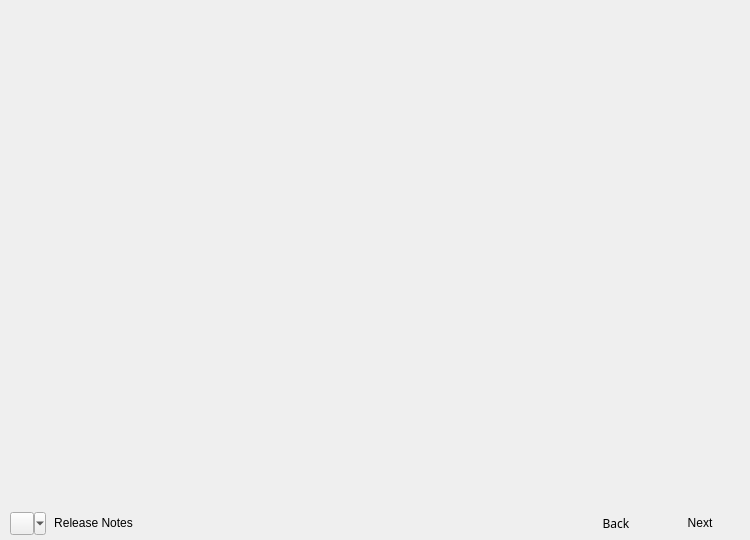
<?xml version="1.0" encoding="UTF-8"?>
<ui version="4.0">
 <class>YaliMain</class>
 <widget class="QWidget" name="YaliMain">
  <property name="geometry">
   <rect>
    <x>0</x>
    <y>0</y>
    <width>750</width>
    <height>540</height>
   </rect>
  </property>
  <property name="windowTitle">
   <string>Yali</string>
  </property>
  <property name="styleSheet">
   <string notr="true"/>
  </property>
  <layout class="QGridLayout" name="gridLayout_3">
   <property name="margin">
    <number>0</number>
   </property>
   <item row="0" column="0">
    <widget class="QWidget" name="Yali" native="true">
     <property name="styleSheet">
      <string notr="true"/>
     </property>
     <layout class="QGridLayout" name="gridLayout_2">
      <property name="margin">
       <number>0</number>
      </property>
      <property name="spacing">
       <number>0</number>
      </property>
      <item row="1" column="0">
       <layout class="QHBoxLayout" name="screenContainer">
        <property name="spacing">
         <number>0</number>
        </property>
        <item>
         <widget class="QScrollArea" name="mainContent">
          <property name="minimumSize">
           <size>
            <width>0</width>
            <height>0</height>
           </size>
          </property>
          <property name="frameShape">
           <enum>QFrame::NoFrame</enum>
          </property>
          <property name="lineWidth">
           <number>0</number>
          </property>
          <property name="widgetResizable">
           <bool>true</bool>
          </property>
          <property name="alignment">
           <set>Qt::AlignCenter</set>
          </property>
          <widget class="QWidget" name="scrollAreaWidgetContents">
           <property name="geometry">
            <rect>
             <x>0</x>
             <y>0</y>
             <width>748</width>
             <height>380</height>
            </rect>
           </property>
           <layout class="QGridLayout" name="gridLayout">
            <property name="margin">
             <number>0</number>
            </property>
            <property name="spacing">
             <number>0</number>
            </property>
            <item row="0" column="0">
             <widget class="QStackedWidget" name="mainStack">
              <property name="autoFillBackground">
               <bool>false</bool>
              </property>
              <property name="styleSheet">
               <string notr="true"/>
              </property>
              <property name="currentIndex">
               <number>0</number>
              </property>
              <widget class="QWidget" name="page">
               <property name="enabled">
                <bool>true</bool>
               </property>
              </widget>
             </widget>
            </item>
           </layout>
          </widget>
         </widget>
        </item>
       </layout>
      </item>
      <item row="2" column="0">
       <widget class="QFrame" name="menuContainer">
        <property name="autoFillBackground">
         <bool>false</bool>
        </property>
        <property name="styleSheet">
         <string notr="true"/>
        </property>
        <property name="frameShape">
         <enum>QFrame::NoFrame</enum>
        </property>
        <property name="frameShadow">
         <enum>QFrame::Raised</enum>
        </property>
        <layout class="QHBoxLayout">
         <property name="spacing">
          <number>4</number>
         </property>
         <property name="leftMargin">
          <number>10</number>
         </property>
         <property name="topMargin">
          <number>4</number>
         </property>
         <property name="rightMargin">
          <number>10</number>
         </property>
         <property name="bottomMargin">
          <number>4</number>
         </property>
         <item>
          <widget class="QToolButton" name="system_menu">
           <property name="styleSheet">
            <string notr="true"/>
           </property>
           <property name="text">
            <string/>
           </property>
           <property name="icon">
            <iconset resource="/usr/share/yali/theme/pisilinux/data.qrc">
             <normaloff>:/images/system-shutdown.png</normaloff>:/images/system-shutdown.png</iconset>
           </property>
           <property name="popupMode">
            <enum>QToolButton::MenuButtonPopup</enum>
           </property>
          </widget>
         </item>
         <item>
          <widget class="QPushButton" name="releaseNotes">
           <property name="focusPolicy">
            <enum>Qt::TabFocus</enum>
           </property>
           <property name="text">
            <string>Release Notes</string>
           </property>
           <property name="flat">
            <bool>true</bool>
           </property>
          </widget>
         </item>
         <item>
          <spacer>
           <property name="orientation">
            <enum>Qt::Horizontal</enum>
           </property>
           <property name="sizeHint" stdset="0">
            <size>
             <width>40</width>
             <height>20</height>
            </size>
           </property>
          </spacer>
         </item>
         <item>
          <widget class="QPushButton" name="buttonBack">
           <property name="minimumSize">
            <size>
             <width>70</width>
             <height>0</height>
            </size>
           </property>
           <property name="font">
            <font>
             <family>Sans Serif</family>
            </font>
           </property>
           <property name="focusPolicy">
            <enum>Qt::TabFocus</enum>
           </property>
           <property name="toolTip">
            <string>Previous Screen</string>
           </property>
           <property name="layoutDirection">
            <enum>Qt::LeftToRight</enum>
           </property>
           <property name="text">
            <string>Back</string>
           </property>
           <property name="icon">
            <iconset resource="/usr/share/yali/theme/pisilinux/data.qrc">
             <normaloff>:/gui/pics/arrow-left.png</normaloff>:/gui/pics/arrow-left.png</iconset>
           </property>
           <property name="checkable">
            <bool>false</bool>
           </property>
           <property name="checked">
            <bool>false</bool>
           </property>
           <property name="flat">
            <bool>true</bool>
           </property>
          </widget>
         </item>
         <item>
          <widget class="QPushButton" name="buttonNext">
           <property name="minimumSize">
            <size>
             <width>70</width>
             <height>0</height>
            </size>
           </property>
           <property name="focusPolicy">
            <enum>Qt::TabFocus</enum>
           </property>
           <property name="toolTip">
            <string>Next Screen</string>
           </property>
           <property name="layoutDirection">
            <enum>Qt::RightToLeft</enum>
           </property>
           <property name="text">
            <string>Next</string>
           </property>
           <property name="icon">
            <iconset resource="/usr/share/yali/theme/pisilinux/data.qrc">
             <normaloff>:/gui/pics/arrow-right.png</normaloff>:/gui/pics/arrow-right.png</iconset>
           </property>
           <property name="flat">
            <bool>true</bool>
           </property>
          </widget>
         </item>
        </layout>
       </widget>
      </item>
      <item row="0" column="0">
       <widget class="QFrame" name="headContainer">
        <property name="sizePolicy">
         <sizepolicy hsizetype="Expanding" vsizetype="Maximum">
          <horstretch>0</horstretch>
          <verstretch>0</verstretch>
         </sizepolicy>
        </property>
        <property name="autoFillBackground">
         <bool>false</bool>
        </property>
        <property name="frameShape">
         <enum>QFrame::NoFrame</enum>
        </property>
        <property name="frameShadow">
         <enum>QFrame::Raised</enum>
        </property>
        <layout class="QGridLayout">
         <property name="horizontalSpacing">
          <number>10</number>
         </property>
         <property name="verticalSpacing">
          <number>0</number>
         </property>
         <property name="margin">
          <number>10</number>
         </property>
         <item row="0" column="0">
          <widget class="QLabel" name="screenIcon">
           <property name="sizePolicy">
            <sizepolicy hsizetype="Fixed" vsizetype="Expanding">
             <horstretch>0</horstretch>
             <verstretch>0</verstretch>
            </sizepolicy>
           </property>
           <property name="minimumSize">
            <size>
             <width>32</width>
             <height>32</height>
            </size>
           </property>
           <property name="maximumSize">
            <size>
             <width>32</width>
             <height>32</height>
            </size>
           </property>
           <property name="text">
            <string/>
           </property>
           <property name="pixmap">
            <pixmap resource="/usr/share/yali/theme/pisilinux/data.qrc">:/gui/pics/media-optical-small.png</pixmap>
           </property>
           <property name="scaledContents">
            <bool>true</bool>
           </property>
           <property name="alignment">
            <set>Qt::AlignLeading|Qt::AlignLeft|Qt::AlignTop</set>
           </property>
          </widget>
         </item>
         <item row="0" column="3">
          <widget class="QLabel" name="label_4">
           <property name="sizePolicy">
            <sizepolicy hsizetype="Preferred" vsizetype="Preferred">
             <horstretch>0</horstretch>
             <verstretch>0</verstretch>
            </sizepolicy>
           </property>
           <property name="minimumSize">
            <size>
             <width>134</width>
             <height>36</height>
            </size>
           </property>
           <property name="maximumSize">
            <size>
             <width>16777215</width>
             <height>16777215</height>
            </size>
           </property>
           <property name="pixmap">
            <pixmap resource="/usr/share/yali/theme/pisilinux/data.qrc">:/gui/pics/logo-on-black.png</pixmap>
           </property>
           <property name="scaledContents">
            <bool>false</bool>
           </property>
           <property name="alignment">
            <set>Qt::AlignLeading|Qt::AlignLeft|Qt::AlignVCenter</set>
           </property>
          </widget>
         </item>
         <item row="0" column="1">
          <layout class="QVBoxLayout" name="verticalLayout">
           <item>
            <layout class="QHBoxLayout" name="horizontalLayout">
             <property name="spacing">
              <number>10</number>
             </property>
             <item>
              <widget class="QLabel" name="screenName">
               <property name="font">
                <font>
                 <family>Sans Serif</family>
                 <pointsize>15</pointsize>
                 <weight>50</weight>
                 <italic>false</italic>
                 <bold>false</bold>
                 <underline>false</underline>
                 <kerning>true</kerning>
                </font>
               </property>
               <property name="styleSheet">
                <string notr="true"/>
               </property>
               <property name="text">
                <string/>
               </property>
               <property name="textFormat">
                <enum>Qt::RichText</enum>
               </property>
               <property name="alignment">
                <set>Qt::AlignLeading|Qt::AlignLeft|Qt::AlignVCenter</set>
               </property>
              </widget>
             </item>
             <item>
              <widget class="QPushButton" name="toggleHelp">
               <property name="sizePolicy">
                <sizepolicy hsizetype="Fixed" vsizetype="Maximum">
                 <horstretch>0</horstretch>
                 <verstretch>0</verstretch>
                </sizepolicy>
               </property>
               <property name="maximumSize">
                <size>
                 <width>26</width>
                 <height>16777215</height>
                </size>
               </property>
               <property name="focusPolicy">
                <enum>Qt::TabFocus</enum>
               </property>
               <property name="styleSheet">
                <string/>
               </property>
               <property name="text">
                <string/>
               </property>
               <property name="icon">
                <iconset resource="/usr/share/yali/theme/pisilinux/data.qrc">
                 <normaloff>:/gui/pics/system-help.png</normaloff>:/gui/pics/system-help.png</iconset>
               </property>
               <property name="checkable">
                <bool>true</bool>
               </property>
               <property name="checked">
                <bool>false</bool>
               </property>
               <property name="default">
                <bool>false</bool>
               </property>
               <property name="flat">
                <bool>true</bool>
               </property>
              </widget>
             </item>
             <item>
              <spacer name="horizontalSpacer_2">
               <property name="orientation">
                <enum>Qt::Horizontal</enum>
               </property>
               <property name="sizeHint" stdset="0">
                <size>
                 <width>40</width>
                 <height>20</height>
                </size>
               </property>
              </spacer>
             </item>
            </layout>
           </item>
           <item>
            <widget class="QScrollArea" name="helpContentFrame">
             <property name="sizePolicy">
              <sizepolicy hsizetype="Preferred" vsizetype="Preferred">
               <horstretch>0</horstretch>
               <verstretch>0</verstretch>
              </sizepolicy>
             </property>
             <property name="styleSheet">
              <string notr="true">#helpContentFrame{ 
	background-color: rgba(0, 0, 0, 0);
}

#scrollAreaWidgetContents_2{ 
	background-color: rgba(0, 0, 0, 0);
}</string>
             </property>
             <property name="frameShape">
              <enum>QFrame::NoFrame</enum>
             </property>
             <property name="widgetResizable">
              <bool>true</bool>
             </property>
             <widget class="QWidget" name="scrollAreaWidgetContents_2">
              <property name="geometry">
               <rect>
                <x>0</x>
                <y>0</y>
                <width>426</width>
                <height>72</height>
               </rect>
              </property>
              <layout class="QGridLayout" name="gridLayout_4">
               <property name="margin">
                <number>0</number>
               </property>
               <property name="spacing">
                <number>0</number>
               </property>
               <item row="0" column="0">
                <widget class="QLabel" name="helpContent">
                 <property name="sizePolicy">
                  <sizepolicy hsizetype="Preferred" vsizetype="Maximum">
                   <horstretch>0</horstretch>
                   <verstretch>0</verstretch>
                  </sizepolicy>
                 </property>
                 <property name="font">
                  <font>
                   <pointsize>10</pointsize>
                  </font>
                 </property>
                 <property name="text">
                  <string/>
                 </property>
                 <property name="alignment">
                  <set>Qt::AlignLeading|Qt::AlignLeft|Qt::AlignTop</set>
                 </property>
                 <property name="wordWrap">
                  <bool>true</bool>
                 </property>
                </widget>
               </item>
              </layout>
             </widget>
            </widget>
           </item>
          </layout>
         </item>
        </layout>
       </widget>
      </item>
     </layout>
    </widget>
   </item>
  </layout>
 </widget>
 <resources>
  <include location="/usr/share/yali/theme/pisilinux/data.qrc"/>
 </resources>
 <connections/>
</ui>
